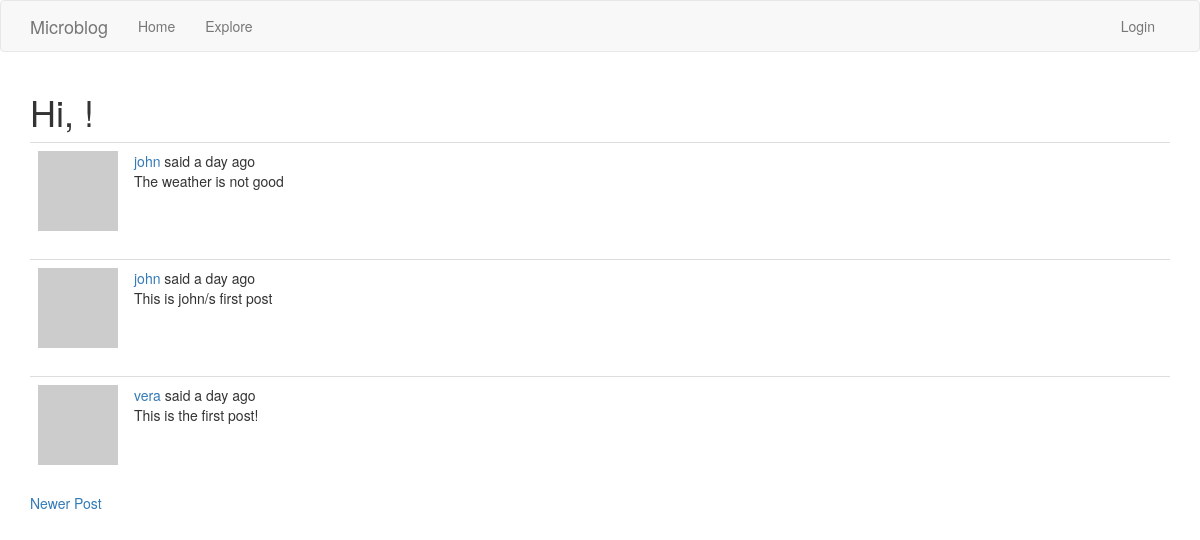
/explore?page=2, run on the app's committed database.
### app/models.py (models this page shows, shortened)
class Post(db.Model):
    id = db.Column(db.Integer,primary_key=True)
    body = db.Column(db.String(128))
    timestamp = db.Column(db.DateTime,index=True,default=datetime.utcnow)
    user_id = db.Column(db.Integer,db.ForeignKey('user.id'))

class User(UserMixin, db.Model):
    id = db.Column(db.Integer,primary_key = True)
    username = db.Column(db.String(64),index=True,unique=True)
    email = db.Column(db.String(120),index=True,unique=True)
    password_hash = db.Column(db.String(128))
    posts = db.relationship('Post',backref='author',lazy='dynamic')
    about_me = db.Column(db.String(128))
    last_seen = db.Column(db.DateTime, default=datetime.utcnow())
    followed = db.relationship(
        'User', secondary=followers,
        primaryjoin=(followers.c.follower_id == id),
        secondaryjoin=(followers.c.followed_id == id),
        backref=db.backref('followers', lazy='dynamic'), lazy='dynamic')
    def avatar(self, size):
        digest = md5(self.email.lower().encode('utf-8')).hexdigest()
        return 'https://www.gravatar.com/avatar/{}?d=identicon&s={}'.format(digest, size)

### app/routes.py (the view)
@app.route('/explore')
def explore():
    page = request.args.get('page',1,type=int)
    posts = Post.query.order_by(Post.timestamp.desc()).paginate(page,app.config['POSTS_PER_PAGE'],False)
    next_url = url_for('explore',page=posts.next_num) if posts.has_next else None
    prev_url = url_for('explore',page=posts.prev_num) if posts.has_prev else None
    return render_template('index.html',title='Explore',posts=posts.items,next_url=next_url,prev_url=prev_url)

### app/routes.py (called while the page is built)
@app.before_request
def before_request():
    if current_user.is_authenticated:
        current_user.last_seen = datetime.utcnow()
        db.session.commit()

### app/templates/index.html (shortened to what this page needs)
{% extends "base.html" %}
{% import "bootstrap/wtf.html" as wtf %}
{% block app_content %}
    <h1>Hi, {{current_user.username}}!</h1>
    {% for post in posts %}
        {% include '_post.html' %}
    {% endfor %}
    {% if prev_url %}
        <a href="{{ prev_url }}">Newer Post</a>
    {% endif %}
{% endblock %}

### app/templates/_post.html
<table class="table table-hover">
    <tr>
        <td width="70px">
            <a href="{{ url_for('user',username=post.author.username) }}">
                <img src="{{post.author.avatar(36)}}">
            </a>
        </td>
        <td>
            <a href="{{url_for('user',username=post.author.username)}}">
                {{post.author.username}}
            </a>
            said {{ moment(post.timestamp).fromNow() }}
            <br>{{post.body}}
        </td>
    </tr>
</table>

### data on the page
Post: author.username "john", timestamp "a day ago", body "The weather is not good"
Post: author.username "john", timestamp "a day ago", body "This is john/s first post"
Post: author.username "vera", timestamp "a day ago", body "This is the first post!"
